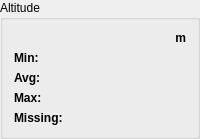
           <widget class="QGroupBox" name="groupBox_23">
            <property name="title">
             <string>Altitude</string>
            </property>
            <layout class="QGridLayout" name="gridLayout_24">
             <item row="2" column="0">
              <widget class="QLabel" name="label_127">
               <property name="font">
                <font>
                 <bold>true</bold>
                </font>
               </property>
               <property name="text">
                <string>Avg:</string>
               </property>
              </widget>
             </item>
             <item row="0" column="0">
              <widget class="QLabel" name="label_128">
               <property name="text">
                <string/>
               </property>
              </widget>
             </item>
             <item row="1" column="1">
              <widget class="QLabel" name="labelAltitudeMin_3">
               <property name="text">
                <string/>
               </property>
               <property name="alignment">
                <set>Qt::AlignRight|Qt::AlignTrailing|Qt::AlignVCenter</set>
               </property>
              </widget>
             </item>
             <item row="3" column="1">
              <widget class="QLabel" name="labelAltitudeMax_3">
               <property name="text">
                <string/>
               </property>
               <property name="alignment">
                <set>Qt::AlignRight|Qt::AlignTrailing|Qt::AlignVCenter</set>
               </property>
              </widget>
             </item>
             <item row="1" column="0">
              <widget class="QLabel" name="label_129">
               <property name="font">
                <font>
                 <bold>true</bold>
                </font>
               </property>
               <property name="text">
                <string>Min:</string>
               </property>
              </widget>
             </item>
             <item row="2" column="1">
              <widget class="QLabel" name="labelAltitudeAvg_3">
               <property name="text">
                <string/>
               </property>
               <property name="alignment">
                <set>Qt::AlignRight|Qt::AlignTrailing|Qt::AlignVCenter</set>
               </property>
              </widget>
             </item>
             <item row="0" column="1">
              <widget class="QLabel" name="label_130">
               <property name="font">
                <font>
                 <bold>true</bold>
                </font>
               </property>
               <property name="text">
                <string>m</string>
               </property>
               <property name="alignment">
                <set>Qt::AlignRight|Qt::AlignTrailing|Qt::AlignVCenter</set>
               </property>
              </widget>
             </item>
             <item row="3" column="0">
              <widget class="QLabel" name="label_131">
               <property name="font">
                <font>
                 <bold>true</bold>
                </font>
               </property>
               <property name="text">
                <string>Max:</string>
               </property>
              </widget>
             </item>
             <item row="4" column="0">
              <widget class="QLabel" name="label_132">
               <property name="font">
                <font>
                 <bold>true</bold>
                </font>
               </property>
               <property name="text">
                <string>Missing:</string>
               </property>
              </widget>
             </item>
             <item row="4" column="1">
              <widget class="QLabel" name="labelAltitudeMissing_3">
               <property name="text">
                <string/>
               </property>
               <property name="alignment">
                <set>Qt::AlignRight|Qt::AlignTrailing|Qt::AlignVCenter</set>
               </property>
              </widget>
             </item>
            </layout>
           </widget>
